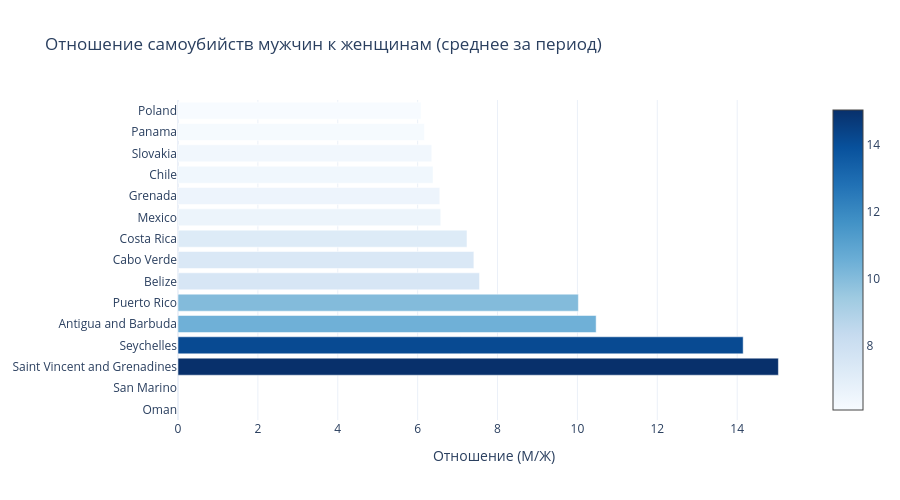

The notebook cell this image was saved under:
### Markdown cell above
## 12. Визуализация 8: Отношение мужчин к женщинам

### Code cell
# Вычисляем отношение
male_female_ratio = df[df['sex'] == 'male'].groupby('country')['suicide_rate'].mean() / \
                   df[df['sex'] == 'female'].groupby('country')['suicide_rate'].mean()

male_female_ratio = male_female_ratio.sort_values(ascending=False).head(15)

fig8 = go.Figure(go.Bar(
    x=male_female_ratio.values,
    y=male_female_ratio.index,
    orientation='h',
    marker=dict(
        color=male_female_ratio.values,
        colorscale='Blues',
        showscale=True
    )
))

fig8.update_layout(
    title='Отношение самоубийств мужчин к женщинам (среднее за период)',
    xaxis_title='Отношение (М/Ж)',
    height=500,
    template='plotly_white'
)

fig8.show()

# print(f"\nСредний коэффициент отношения М/Ж: {male_female_ratio.mean():.2f}")
# print(f"Мужчины совершают в среднем в {male_female_ratio.mean():.1f} раз больше самоубийств, чем женщины")

### Figure 1 — Plotly figure (JSON) as saved in the notebook; plotly's stock layout.template omitted (floating-point values rounded to 4 significant figures)
{"data": [{"marker": {"color": [Infinity, Infinity, 15.03, 14.15, 10.47, 10.02, 7.549, 7.407, 7.235, 6.577, 6.553, 6.384, 6.353, 6.168, 6.086], "colorscale": [[0.0, "rgb(247,251,255)"], [0.125, "rgb(222,235,247)"], [0.25, "rgb(198,219,239)"], [0.375, "rgb(158,202,225)"], [0.5, "rgb(107,174,214)"], [0.625, "rgb(66,146,198)"], [0.75, "rgb(33,113,181)"], [0.875, "rgb(8,81,156)"], [1.0, "rgb(8,48,107)"]], "showscale": true}, "orientation": "h", "x": [Infinity, Infinity, 15.03, 14.15, 10.47, 10.02, 7.549, 7.407, 7.235, 6.577, 6.553, 6.384, 6.353, 6.168, 6.086], "y": ["Oman", "San Marino", "Saint Vincent and Grenadines", "Seychelles", "Antigua and Barbuda", "Puerto Rico", "Belize", "Cabo Verde", "Costa Rica", "Mexico", "Grenada", "Chile", "Slovakia", "Panama", "Poland"], "type": "bar"}], "layout": {"title": {"text": "Отношение самоубийств мужчин к женщинам (среднее за период)"}, "xaxis": {"title": {"text": "Отношение (М/Ж)"}}, "height": 500}}
